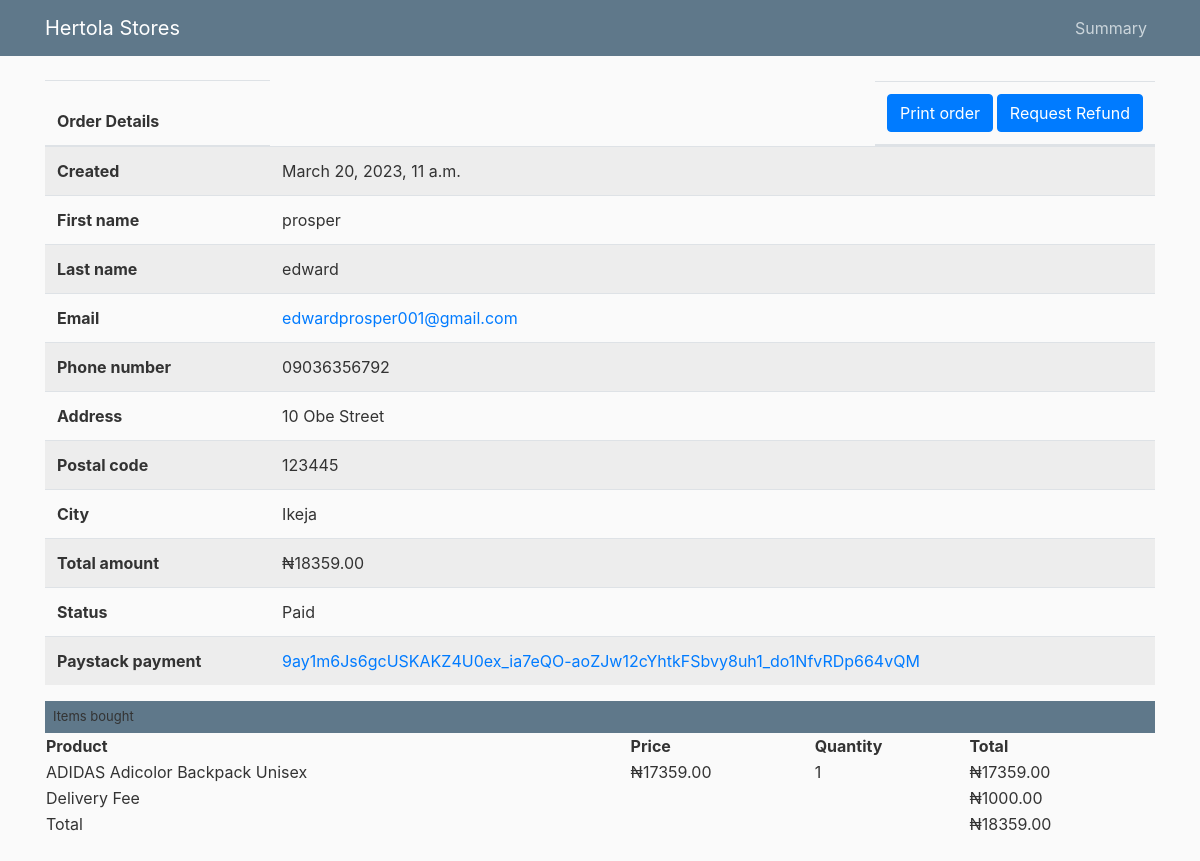
The app's page /orders/user/order/8/ with its own data.
### core/models.py (models this page shows, shortened)
class Order_Payment(models.Model):      # You just created this....
    order = models.ForeignKey(Order, on_delete=models.CASCADE)
    amount = models.PositiveIntegerField()
    ref = models.CharField(max_length=200)
    email = models.EmailField()
    verified = models.BooleanField(default=False)
    date_created = models.DateTimeField(auto_now_add=True)
    class Meta:
        ordering = ["-date_created"]
        verbose_name = "Ordered & Paid"
        verbose_name_plural = "Ordered & Paid"

### orders/models.py (models this page shows, shortened)
class Order(models.Model):
    first_name = models.CharField(max_length=50)
    last_name = models.CharField(max_length=50)
    email = models.EmailField()
    phone_number = models.CharField(max_length=11)
    address = models.CharField(max_length=250)
    postal_code = models.CharField(max_length=20)
    city = models.ForeignKey(LGA, on_delete=models.CASCADE)
    delivery_fee = ChainedForeignKey(Delivery_prices, chained_field="city",
                                     chained_model_field="city",
                                     show_all=False,
                                    auto_choose=True,
                                    sort=True)
    created = models.DateTimeField(auto_now_add=True)
    updated = models.DateTimeField(auto_now=True)
    paid = models.BooleanField(default=False)
    ref = models.CharField(max_length=200)
    refund_requested = models.BooleanField(default=False)
    refund_granted = models.BooleanField(default=False)
    coupon = models.ForeignKey(Coupon,
                               related_name='orders',
                               null=True,
                               blank=True,
                               on_delete=models.SET_NULL)
    discount = models.IntegerField(default=0,
                                   validators=[MinValueValidator(0),
                                       MaxValueValidator(100)])
    class Meta:
        ordering = ['-created']
        indexes = [
            models.Index(fields=['-created']),
        ]
    def get_total_cost_before_discount(self):
        return sum(item.get_cost() for item in self.items.all())
    def get_delivery_fee(self):
        a = self.delivery_fee
        b = str(a)
        c = float(b)
        d = int(c)
        return d
    def get_discount(self):
        total_cost = self.get_total_cost_before_discount()
        if self.discount:
            return total_cost * (self.discount / Decimal(100))
        return Decimal(0)
    def get_total_cost(self):
        total_cost = self.get_total_cost_before_discount() + self.get_delivery_fee()
        return total_cost - self.get_discount()

class LGA(models.Model):
    city = models.CharField(max_length=255)
    def __str__(self):
        return self.city

class OrderItem(models.Model):
    order = models.ForeignKey(Order,
                              related_name='items',
                              on_delete=models.CASCADE)
    product = models.ForeignKey(Product,
                                related_name='order_items',
                                on_delete=models.CASCADE)
    price = models.DecimalField(max_digits=10,
                                decimal_places=2)
    quantity = models.PositiveIntegerField(default=1)
    def get_cost(self):
        return self.price * self.quantity

class Delivery_prices(models.Model):
    city = models.ForeignKey(LGA, on_delete=models.CASCADE)
    price = models.DecimalField(max_digits=10, decimal_places=2)
    class Meta:
        verbose_name_plural = "Delivery Prices"
    def __str__(self):
        return str(self.price)

### shop/models.py (models this page shows, shortened)
class Product(models.Model):
    category = models.ForeignKey(Category,
                                 related_name='products',
                                 on_delete=models.CASCADE)
    subcategory = models.ForeignKey(SubCategory, on_delete=models.CASCADE, blank=True, null=True)
    supersubcategory = models.ForeignKey(SuperSubCategory, on_delete=models.CASCADE, blank=True, null=True)
    brand = models.CharField(max_length=150)
    name = models.CharField(max_length=200)
    slug = models.SlugField(max_length=200)
    image = models.ImageField(upload_to='products/%Y/%m/%d',
                              blank=True)
    other_images = models.ManyToManyField(MyProductImages)
    description = models.TextField(blank=True)
    specifications = RichTextField(blank=True, null=True)
    price = models.DecimalField(max_digits=10,
                                decimal_places=2)
    available = models.BooleanField(default=True)
    bestseller = models.BooleanField(default=False)
    created = models.DateTimeField(auto_now_add=True)
    updated = models.DateTimeField(auto_now=True)
    class Meta:
        ordering = ['name']
        indexes = [
            models.Index(fields=['id', 'slug']),
            models.Index(fields=['name']),
            models.Index(fields=['-created']),
        ]

### orders/views.py (the view)
# urls.py: path('user/order/<int:order_id>/', views.user_order_detail, name='user-order-detail'),
def user_order_detail(request, order_id):
    order_payment = get_object_or_404(Order_Payment, id=order_id) # You changed this from get_object_or_404(Order, id=order_id) to what you have
    return render(request,
                  'admin/orders/order/user_detail2.html', # You changed this from user_detail.html to user_detail2.html
                  {'order_payment': order_payment})

### cart/context_processors.py (called while the page is built)
def cart(request):
    return {'cart': Cart(request)}

### orders/templates/admin/orders/order/user_detail2.html (shortened to what this page needs)
{% extends "users/user_base.html" %}
{% load static %}
{% block content %}
<table class="table table-striped">
    <ul class="object-tools">
        <li>
          <a href="#" onclick="window.print();">
          </a>
          <a href="{% url 'orders:request-refund' %}">
          </a>
        </li>
      </ul>
    <thead>
      <tr>
        <th scope="col">Order Details</th>
        <th scope="col" style="float: right;">
            <a class="btn btn-primary" href="#" onclick="window.print();">
              Print order
            </a>
            <a class="btn btn-primary" href="{% url 'orders:request-refund' %}">
              Request Refund
            </a>
        </th>
    </thead>
    <tbody>
      <tr>
        <th scope="row">Created</th>
        <td>{{ order_payment.date_created }}</td>
      </tr>
      <tr>
        <th scope="row">First name</th>
        <td>{{ order_payment.order.first_name }}</td>
      </tr>
      <tr>
        <th scope="row">Last name</th>
        <td>{{ order_payment.order.last_name }}</td>
      </tr>
      <tr>
        <th scope="row">Email</th>
        <td><a href="mailto:{{ order_payment.email }}">{{ order_payment.email }}</a></td>
      </tr>
      <tr>
        <th scope="row">Phone number</th>
        <td>{{ order_payment.order.phone_number }}</td>
      </tr>
      <tr>
        <th scope="row">Address</th>
        <td>{{ order_payment.order.address }}</td>
      </tr>
      <tr>
        <th scope="row">Postal code</th>
        <td>{{ order_payment.order.postal_code }}</td>
      </tr>
      <tr>
        <th scope="row">City</th>
        <td>{{ order_payment.order.city }}</td>
      </tr>
      <tr>
        <th scope="row">Total amount</th>
        <td><span>&#8358;</span>{{ order_payment.order.get_total_cost }}</td>
      </tr>
      <tr>
        <th scope="row">Status</th>
        <td>{% if order_payment.verified %}Paid{% else %}Pending payment{% endif %}</td>
      </tr>
      <tr>
        <th scope="row">Paystack payment</th>
        <td>
          {% if order_payment.ref %}
            <a href="{{ order_payment.ref }}" target="_blank">
              {{ order_payment.ref }}
            </a>
          {% endif %}
        </td>
      </tr>
    </tbody>
  </table>
  <div class="module">
  <h2>Items bought</h2>
  <table style="width:100%">
    <thead>
      <tr>
        <th>Product</th>
        <th>Price</th>
        <th>Quantity</th>
        <th>Total</th>
      </tr>
    </thead>
    <tbody>
      {% for item in order_payment.order.items.all %}
        <tr class="row{% cycle "1" "2" %}">
          <td>{{ item.product.name }}</td>
          <td class="num"><span>&#8358;</span>{{ item.price }}</td>
          <td class="num">{{ item.quantity }}</td>
          <td class="num"><span>&#8358;</span>{{ item.get_cost }}</td>
        </tr>
      {% endfor %}
      <tr class="total">
        <strong><td colspan="3">Delivery Fee</td></strong>
        <td class="num"><span>&#8358;</span>{{ order_payment.order.delivery_fee }}</td>
      </tr>
      <tr class="total">
        <strong><td colspan="3">Total</td></strong>
        <td class="num"><span>&#8358;</span>{{ order_payment.order.get_total_cost }}</td>
      </tr>
    </tbody>
  </table>
</div>
{% endblock content %}

### users/static/users/main.css (style rules this page uses)
.module { border: none; margin-bottom: 30px; background: var(--body-bg); }
.module h2, .module caption, .inline-group h2 { margin: 0; padding: 8px; font-weight: 400; font-size: 0.8125rem; text-align: left; background-color: #5f788a; color: var(--header-link-color); }
.module table { border-collapse: collapse; }
.object-tools { font-size: 0.625rem; font-weight: bold; padding-left: 0; float: right; position: relative; margin-top: -48px; }
.object-tools li { display: block; float: left; margin-left: 5px; height: 1rem; }
.object-tools a { border-radius: 15px; }
.object-tools a:link, .object-tools a:visited { display: block; float: left; padding: 3px 12px; background: var(--object-tools-bg); color: var(--object-tools-fg); font-weight: 400; font-size: 0.6875rem; text-transform: uppercase; letter-spacing: 0.5px; }
body { background: #fafafa; color: #333333; margin-top: 5rem; }
h1, h2, h3, h4, h5, h6 { color: #444444; }
ul { margin: 0; }

### records on screen
Order_Payment: date_created "March 20, 2023, 11 a.m.", order.first_name "prosper", order.last_name "edward", email "edwardprosper001@gmail.com", order.phone_number "09036356792", order.address "10 Obe Street", order.postal_code "123445", order.city "Ikeja", order.get_total_cost "18359.00", ref "9ay1m6Js6gcUSKAKZ4U0ex_ia7eQO-aoZJw12cYhtkFSbvy8uh1_do1NfvRDp664vQM", order.delivery_fee "1000.00"
OrderItem: product.name "ADIDAS Adicolor Backpack Unisex", price "17359.00", quantity "1", get_cost "17359.00"
